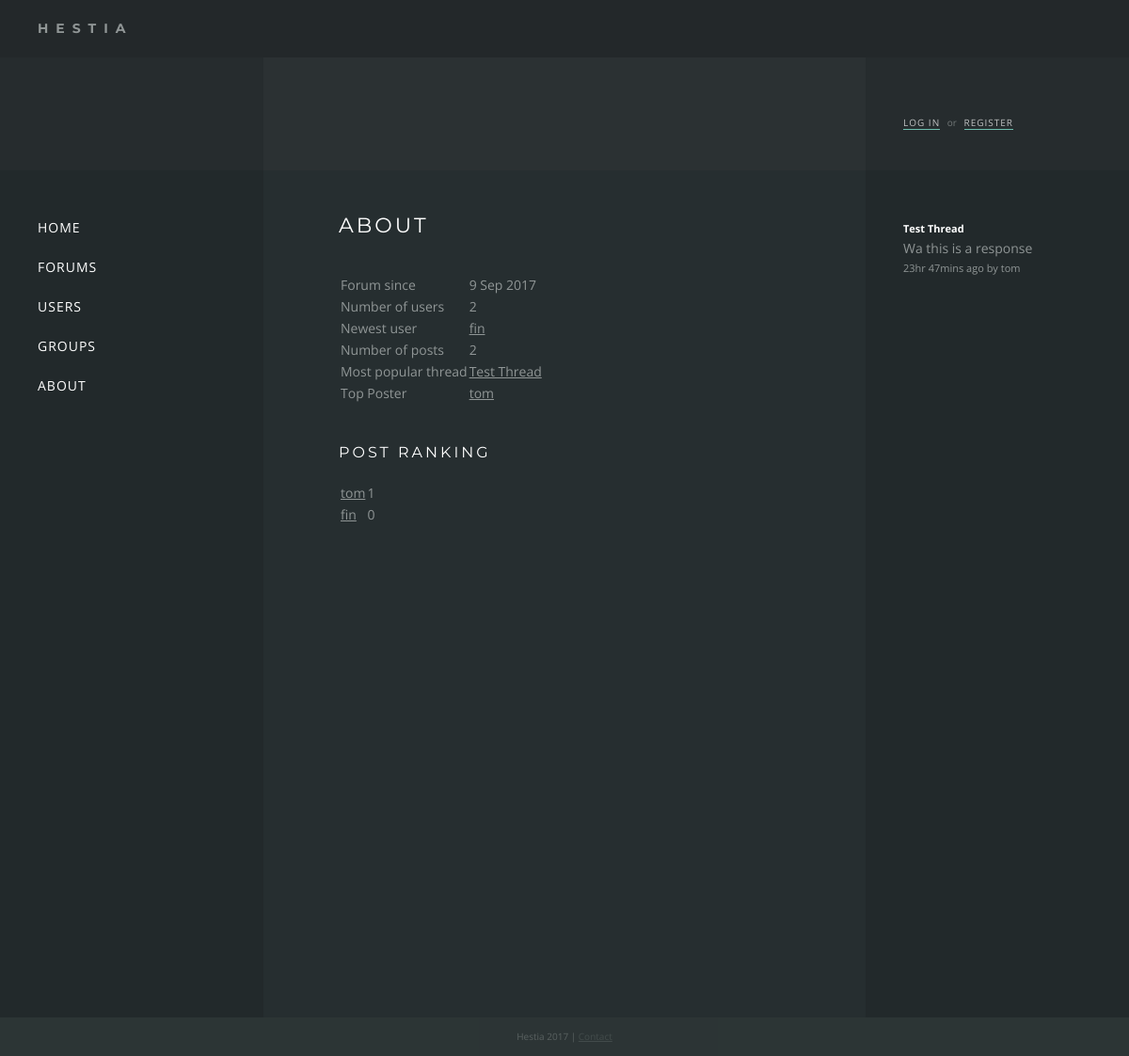
The app's page /about, older data.
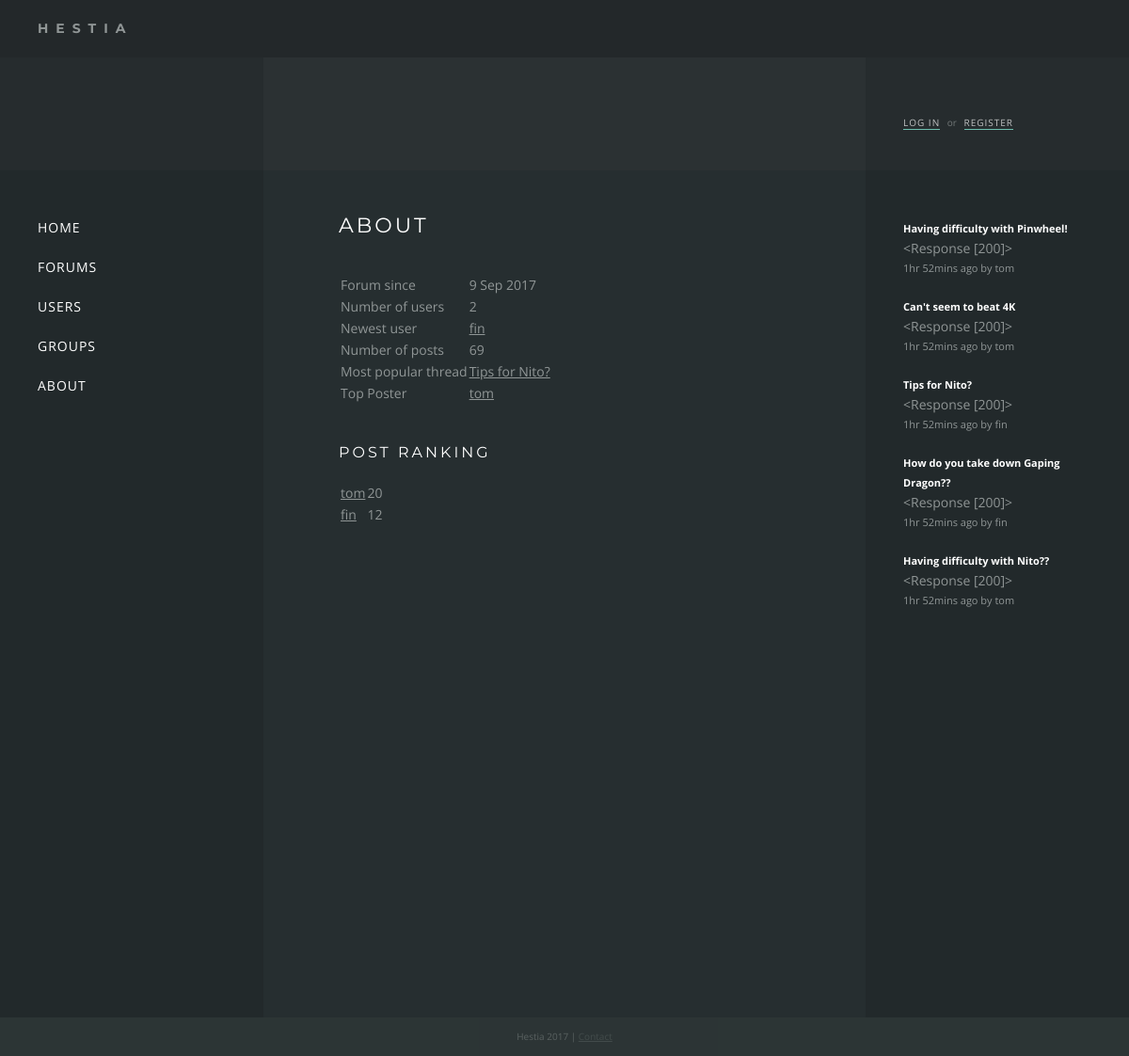
The same page, newer data.
### forums/models.py (models this page shows, shortened)
class Thread(models.Model):
    title = models.CharField(max_length=200)
    message = models.CharField(max_length=200)
    posted = models.DateTimeField('date posted')
    poster = models.ForeignKey(settings.AUTH_USER_MODEL, null=True)
    def was_posted_recently(self):
    	now = timezone.now()
    	return now - datetime.timedelta(days=1) <= self.posted <= now
    was_posted_recently.posted  = True
    was_posted_recently.boolean = True
    was_posted_recently.short_description = 'Published recently?'

class Response(models.Model):
    thread = models.ForeignKey(Thread, on_delete=models.CASCADE)
    poster = models.ForeignKey(settings.AUTH_USER_MODEL)
    message = models.CharField(max_length=200)
    posted = models.DateTimeField('date posted')

### hestia/views.py (the view)
# urls.py: url(r'^about$', views.about, name='about'),
def about(request):
	first_posted = Thread.objects.all().aggregate(Min('posted'))
	number_of_users = User.objects.count()
	newest_user = User.objects.order_by('-date_joined').first()
	number_of_posts = Thread.objects.count() + Response.objects.count()
	popular_thread = Thread.objects.annotate(num_replies=Count('response')).order_by('-num_replies').first()
	top_poster = User.objects.annotate(num_replies=Count('response')).order_by('-num_replies').first()
	post_rankings = User.objects.annotate(num_replies=Count('response')).order_by('-num_replies')[:5]
	data = {
		'first_posted': first_posted,
		'number_of_users': number_of_users,
		'newest_user': newest_user,
		'number_of_posts': number_of_posts,
		'popular_thread': popular_thread,
		'top_poster': top_poster,
		'post_rankings': post_rankings
	}
	return render(request, 'about.html', data)

### templates/about.html
{% extends "base.html" %}
{% block content %}
	<h1>{% block title %}About{% endblock %}</h1>
	<table>
		<tr>
			<td>Forum since</td>
			<td>{{ first_posted.posted__min|date:"j M Y" }}</td>
		</tr>
		<tr>
			<td>Number of users</td>
			<td>{{ number_of_users }}</td>
		</tr>
		<tr>
			<td>Newest user</td>
			<td><a href="/users/profile/{{ newest_user.username }}">{{ newest_user.username }}</a></td>
		</tr>
		<tr>
			<td>Number of posts</td>
			<td>{{ number_of_posts }}</td>
		</tr>
		<tr>
			<td>Most popular thread</td>
			<td><a href="/forums/{{ popular_thread.id }}">{{ popular_thread.title }}</a></td>
		</tr>
		<tr>
			<td>Top Poster</td>
			<td><a href="/users/profile/{{ top_poster.username }}">{{ top_poster.username }}</a></td>
		</tr>
	</table>
	<h2>Post Ranking</h2>
	<table>
    {% for poster in post_rankings %}
		<tr>
			<td><a href="/users/profile/{{ poster.username }}">{{ poster.username }}</a></td>
			<td>{{ poster.num_replies }}</td>
		</tr>
    {% endfor %}
	</table>
{% endblock %}

### templates/base.html (shortened to what this page needs)
{% load static %}
{% load timesinceshort %}
<!DOCTYPE html>
<html>
<head>
	<link rel="stylesheet" type="text/css" href="{% static 'forums/style.css' %}" />
</head>
<body>
<div class="wrapper">
	<div class="header"><div class="title">Hestia</div></div>
	<div class="hero">
		<div class="box sidebar">
		</div>
		<div class="box content">
		</div>
		<div class="box sidebar auth">
		{% if user.is_authenticated %}
			<div class="name">Hello, <a href="/users/profile/{{ user.username }}">{{ user.username }}</a></div>
			<a href="/users/logout">Log out</a>
		{% else %}
			<a href="/users/login">Log in</a> <span>or</span> <a href="/users/register">Register</a>
		{% endif %}
		</div>
	</div>
	<div class="main">
		<div class="box sidebar">
			<nav>
			<ul>
			<li><a href="/">Home</a></li>
			<li><a href="/forums">Forums</a></li>
			<li><a href="/users">Users</a></li>
			<li><a href="/groups">Groups</a></li>
			<li><a href="/about">About</a></li>
			</ul>
			</nav>
		</div>
		<div class="box content">
			{% block content %}{% endblock %}
		</div>
		<div class="box sidebar">
			<div class="recent-responses">
				{% for recent_response in request.recent_responses %}
				<div class="response">
					<a href="/forums/{{ recent_response.thread.id }}">
						<div class="text-small"><b>{{ recent_response.thread.title }}</b></div>
						{{ recent_response.message|truncatechars:43 }}
						<div class="text-small">{{ recent_response.posted|timesinceshort }} ago by {{ recent_response.poster.username }}</div>
					</a>
				</div>
				{% endfor %}
			</div>
		</div>
	</div>
	<div class="footer">Hestia 2017 | <a href="">Contact</a></div>
</div>
</body>
</html>

Row changes from the older to the newer data that the page shows:
no longer on this page (row unchanged): Thread: title "Test Thread"
no longer on this page (row unchanged): Response: thread "Test Thread", message "Wa this is a response", posted "23hr 47mins", poster.username "tom"
added Thread: title "Tips for Nito?"
added Response: thread "Having difficulty with Pinwheel!", message "<Response [200]>", posted "1hr 52mins", poster.username "tom"
added Response: thread "Can't seem to beat 4K", message "<Response [200]>", posted "1hr 52mins", poster.username "tom"
added Response: thread "Tips for Nito?", message "<Response [200]>", posted "1hr 52mins", poster.username "fin"
added Response: thread "How do you take down Gaping Dragon??", message "<Response [200]>", posted "1hr 52mins", poster.username "fin"
added Response: thread "Having difficulty with Nito??", message "<Response [200]>", posted "1hr 52mins", poster.username "tom"
Text that changed along with them:
{{ number_of_posts }}: "2" → "69"
{{ poster.num_replies }}: "1" → "20"
{{ poster.num_replies }}: "0" → "12"
